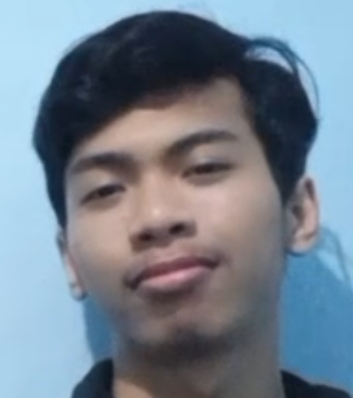
#> input picture images/me-hood-crop.jpg, 353 x 398 px
$ jupyter execute 10-6_template-matching.ipynb
#> lines starting #> are read from the running program, lines starting #| are printed output that depends on the picture
[cell 1]
# tampilkan kedua gambar
from matplotlib import pyplot as plt
import cv2

# panggil dan konversi warna agar sesuai dengan Matplotlib
cropped_person = cv2.imread('images/me-hood-crop.jpg')
#> cropped_person is the input picture: shape (398, 353, 3); mean B, G, R 142.1, 128.5, 115.2
cropped_person = cv2.cvtColor(cropped_person, cv2.COLOR_BGR2RGB)
# simpan dengan nama yang sama = ditumpuk

# panggil dan konversi warna agar sesuai dengan Matplotlib
fotbar = cv2.imread('images/fotbar.jpg')
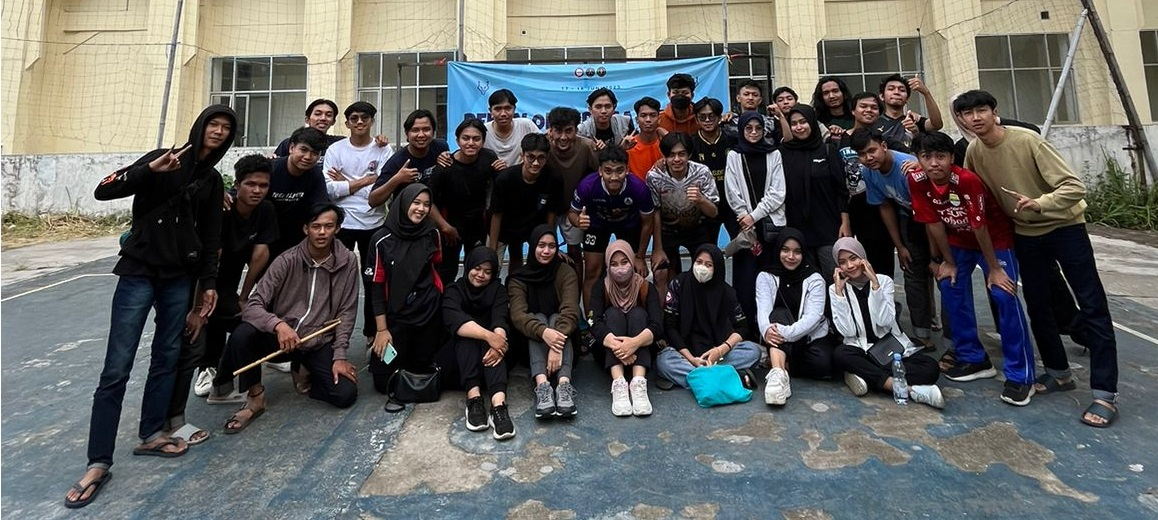
#> input picture images/fotbar.jpg, 1158 x 520 px
#> fotbar is the input picture: shape (520, 1158, 3); mean B, G, R 96.6, 98.8, 98.3
fotbar = cv2.cvtColor(fotbar, cv2.COLOR_BGR2RGB)
plt.subplot(121),plt.imshow(cropped_person), plt.title('Cropped Person')
plt.subplot(122),plt.imshow(fotbar), plt.title('Fotbar')
plt.show()
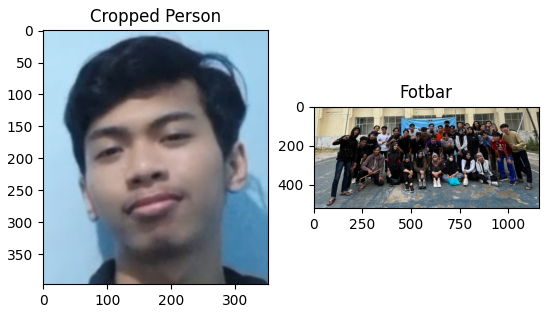
#> figure drawn by matplotlib, 2 panels

[cell 2]
import cv2
import numpy as np
from matplotlib import pyplot as plt

img = cv2.imread('images/fotbar.jpg',0)
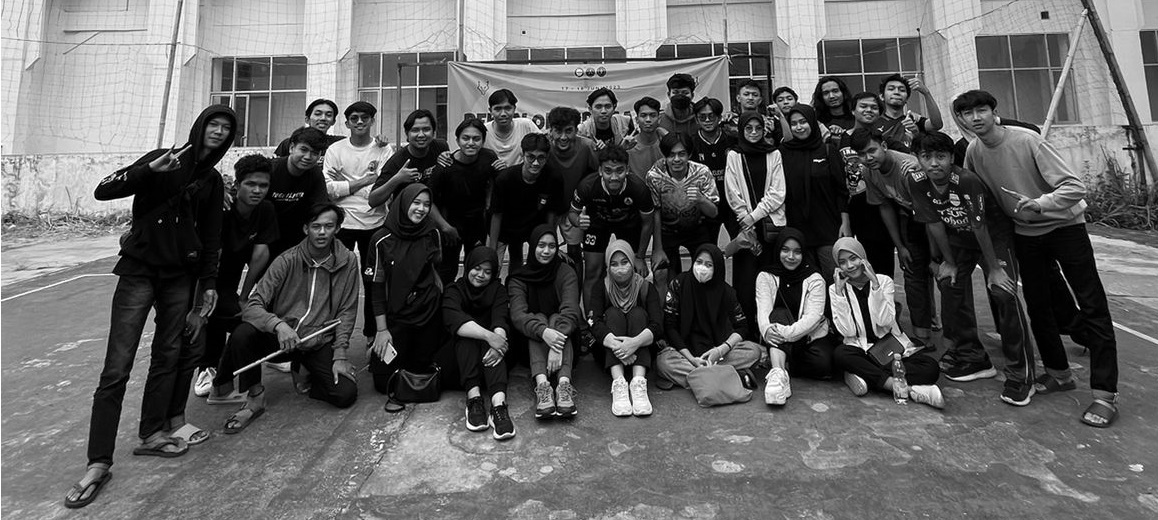
#> img: shape (520, 1158); min 0, max 255, mean 98.4
img2 = img.copy()
template = cv2.imread('images/fotbar-pus.jpg',0)
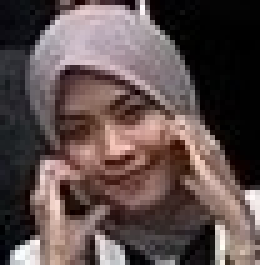
#> input picture images/fotbar-pus.jpg, 52 x 53 px (shown 5 times larger)
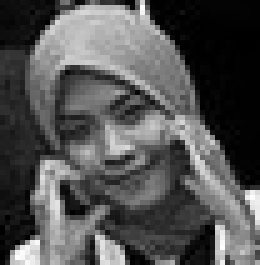
#> template: shape (53, 52) (shown 5 times larger); min 0, max 254, mean 82.6
w, h = template.shape[::-1]
#> w = 52; h = 53

# All the 6 methods for comparison in a list
methods = ['cv2.TM_CCOEFF', 'cv2.TM_CCOEFF_NORMED', 'cv2.TM_CCORR', 'cv2.TM_CCORR_NORMED', 'cv2.TM_SQDIFF', 'cv2.TM_SQDIFF_NORMED']

# perbesar ukuran hasil plotting
plt.rcParams["figure.figsize"] = (15,15)

for met in methods:
    img = img2.copy()
    method = eval(met)

    # menggunakan template matching
    res = cv2.matchTemplate(img,template,method)

    # mencari ukuran citra template untuk menggambar kotak
    min_val, max_val, min_loc, max_loc = cv2.minMaxLoc(res)

    # metode TM_SQDIFF dan TM_SQDIFF_NORMED menggunakan persamaan yang sedikit berbeda
    # sehingga dibuatkan fungsi khusus untuk mengambil nilai minimum
    if method in [cv2.TM_SQDIFF, cv2.TM_SQDIFF_NORMED]:
        top_left = min_loc
    else:
        top_left = max_loc
    bottom_right = (top_left[0] + w, top_left[1] + h)

    # buat persegi pada lokasi yang ditemukan
    cv2.rectangle(img, top_left, bottom_right, 255, 2) # 2 adalah ketebalan garis kotak
    print("hasil metode", met, ": " )
    plt.subplot(121),plt.imshow(res,cmap = 'gray')
    plt.title('Hasil matching'), plt.xticks([]), plt.yticks([])
    plt.subplot(122),plt.imshow(img,cmap = 'gray')
    plt.title('Lokasi terdeteksi'), plt.xticks([]), plt.yticks([])

    plt.show()
#> this loop made 6 passes
#> (min_val, max_val, min_loc, top_left, bottom_right) on passes 1 to 4: (-6545770, 12192004, (765, 293), (827, 236), (879, 289)), (-0.508, 0.999, (939, 312), (827, 236), (879, 289)), (813100.5, 50518696, (496, 181), (298, 0), (350, 53)), (0.114, 1, (1028, 273), (827, 236), (879, 289))
#> (min_val, max_val, max_loc, top_left, bottom_right) on passes 5 to 6: (14678, 64008480, (299, 5), (827, 236), (879, 289)), (0.000474, 1, (278, 5), (827, 236), (879, 289))
#> pass 1, `res = cv2.matchTemplate(img,template,method)`:
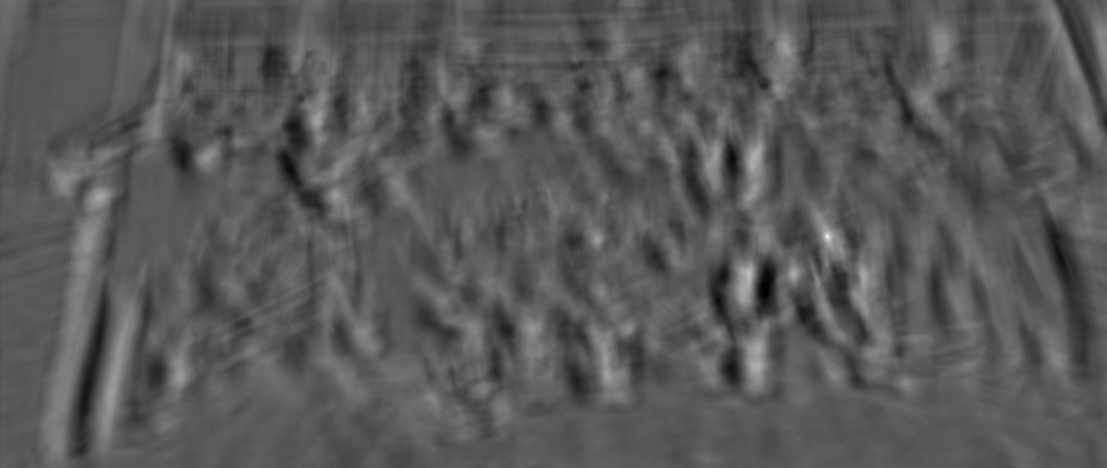
#> res: shape (468, 1107) float32; min -6545770, max 12192004, mean -31492; drawn with min black and max white
#> pass 1, `plt.show()`:
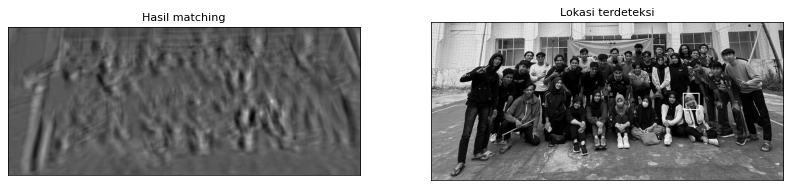
#> figure drawn by matplotlib, 2 panels
#> pass 2, `res = cv2.matchTemplate(img,template,method)`:
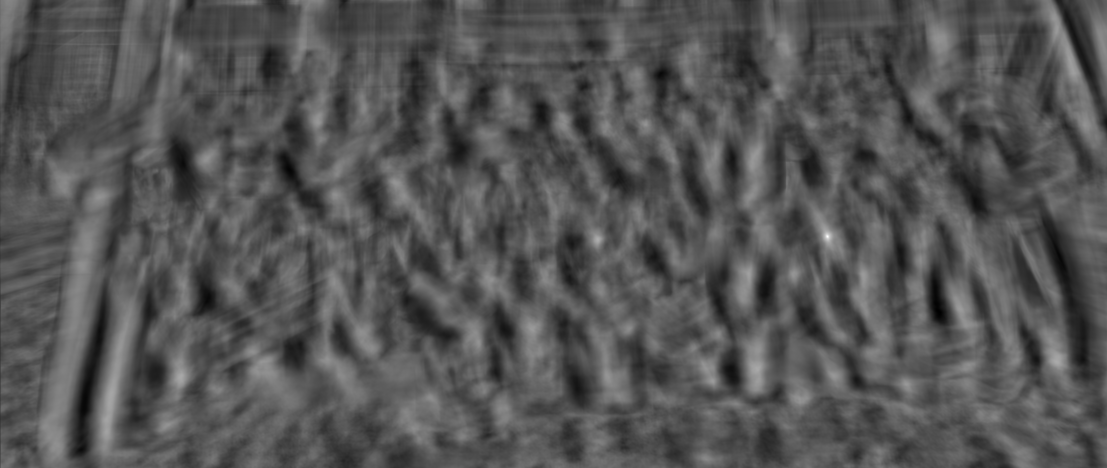
#> res: shape (468, 1107) float32; min -0.508, max 0.999, mean -0.00607; drawn with min black and max white
#> pass 3, `res = cv2.matchTemplate(img,template,method)`:
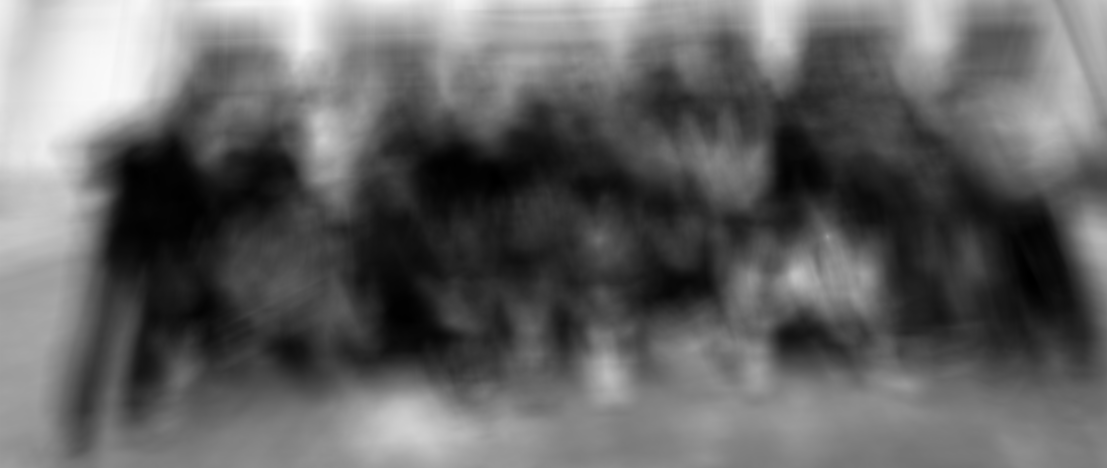
#> res: shape (468, 1107) float32; min 813100.5, max 50518696, mean 20423440; drawn with min black and max white
#> after the loop:
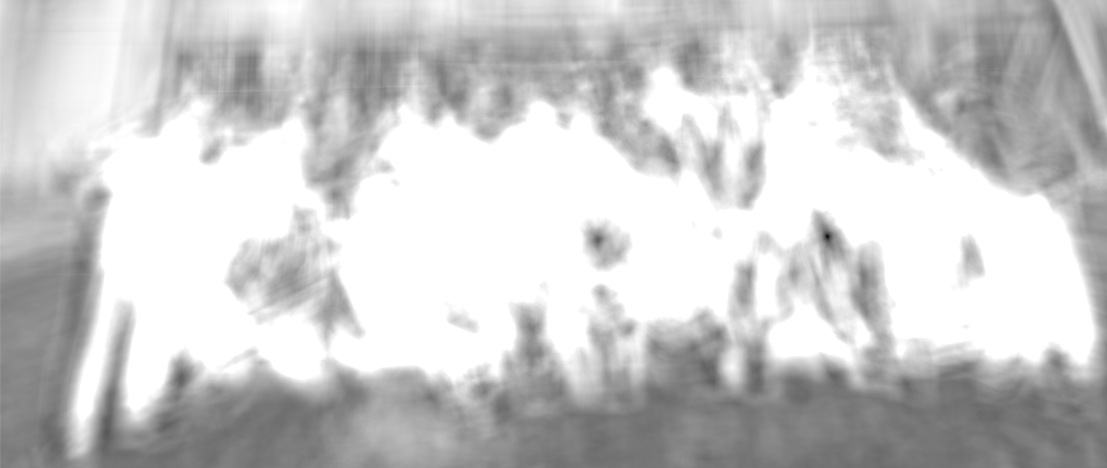
#> res: shape (468, 1107) float32; min 0.000474, max 1, mean 0.794
